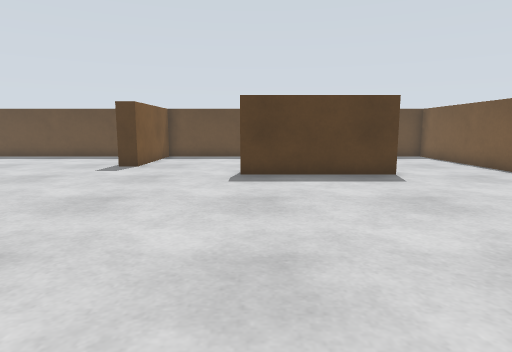
view 1 (above)

17 first-person views from a walk through a world built for the Gazebo simulator. The camera is 0.29 m above the floor, tilts 8° down and sees 75° across. The floor is counted in squares, 0.2 m on a side. Each view is taken from the middle of a square. On the plan, view 1 faces up. The plan holds only what a view shows up to about 15 squares ahead; the rest is blank. The place goes on beyond the plan.

view 2
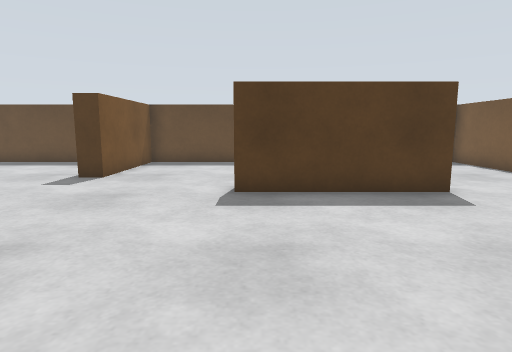

view 3
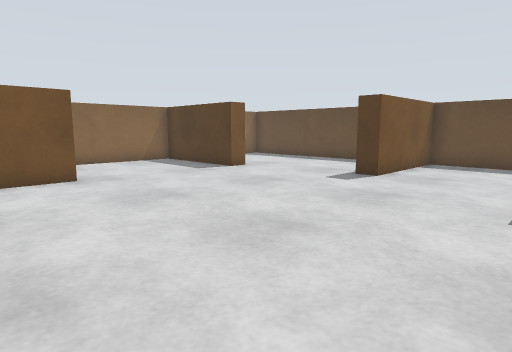

view 4
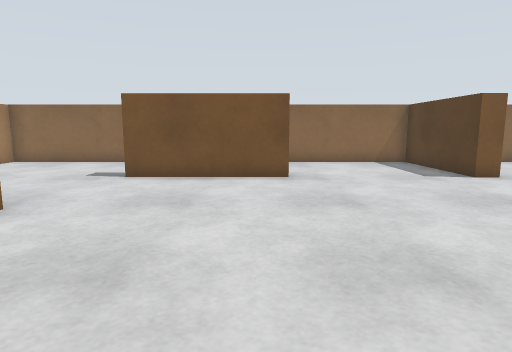

view 5
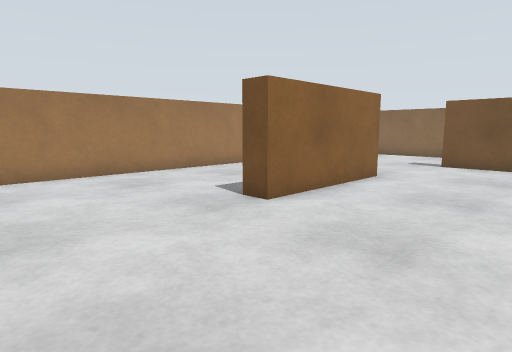

view 6
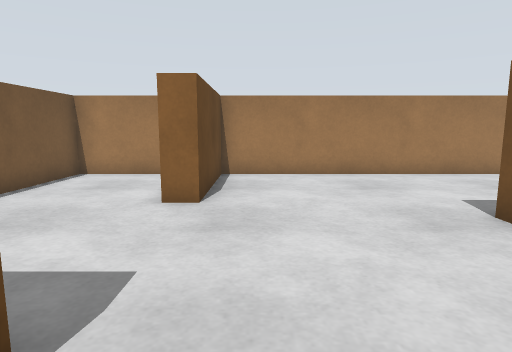

view 7
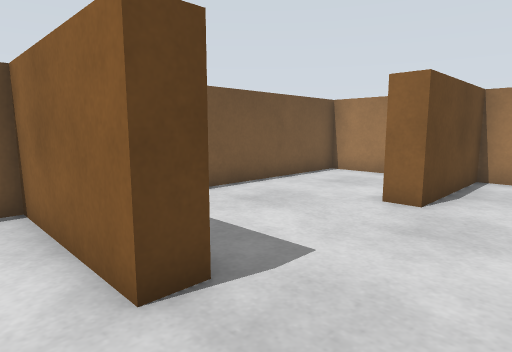

view 8
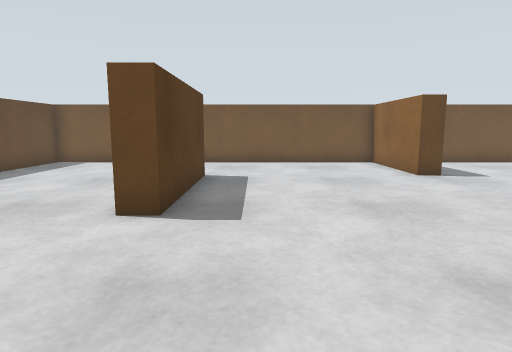

view 9
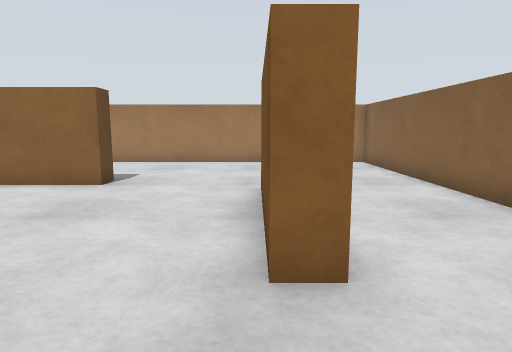

view 10
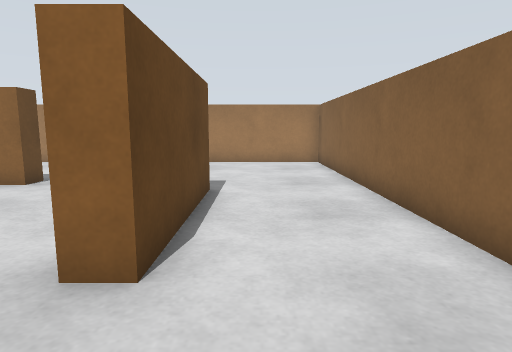

view 11
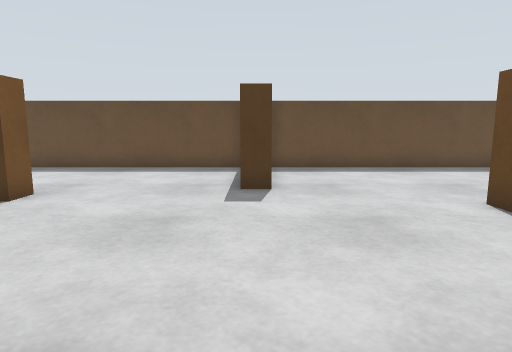

view 12
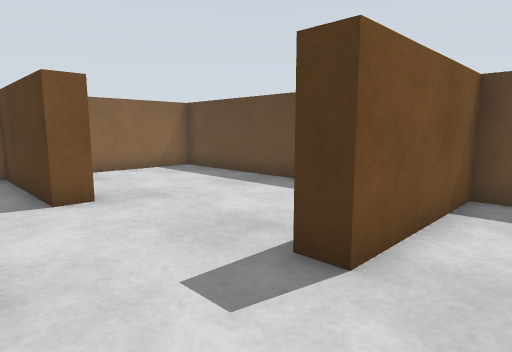

view 13
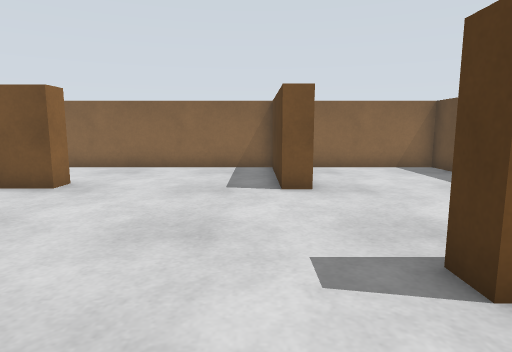

view 14
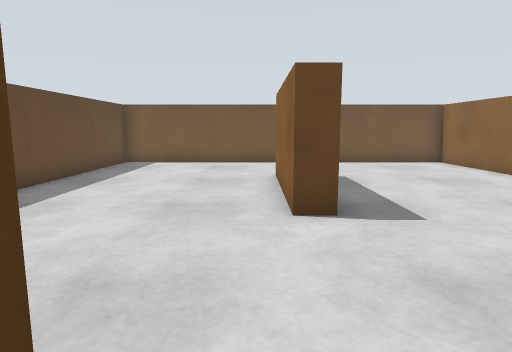

view 15
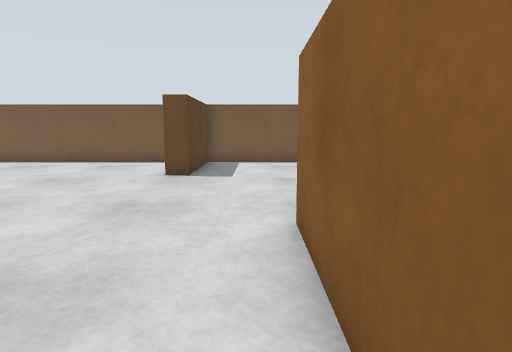

view 16
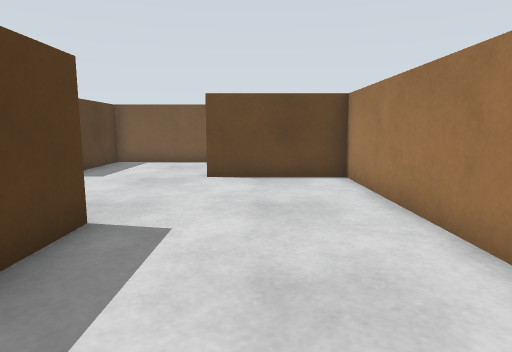

view 17
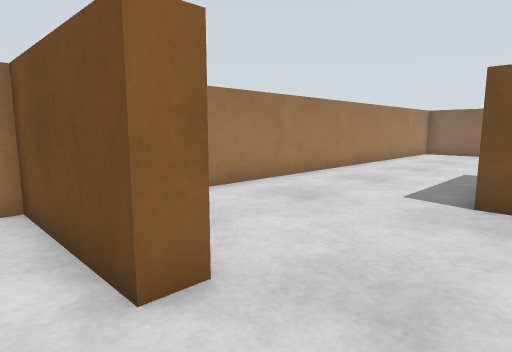

### Floor plan
Points are (right, up) in squares from view 1. A wall is a line through its corners. A room is listed if a view was taken in it or the views show most of it. See-through windows are left out.
Room 1 (views 1, 2, 3, 4, 5, 6, 7, 8, 9, 10, 11, 12, 13, 14, 15, 16)
walls: (-6, -0.4) (-6, 0.4) (-1, 0.4) (-1, -0.4) (-2.7, -0.4); (-10.1, 12.5) (-10.1, 11.6) (-14.8, 11.6) (-14.8, -5.7) (4.1, -5.7) (4.1, -1.5) (4.9, -1.5); (-10.9, 1) (-10.9, 6) (-10.1, 6) (-10.1, 1); (4.6, 10.6) (-0.5, 10.6) (-0.5, 11.4) (4.5, 11.4); (5.5, 3.1) (4.5, 3.1) (4.5, 3.9) (8.7, 3.9) (8.7, 17.7) (-4.6, 17.7) (-4.6, 13) (-5.4, 13); (-5.5, 17.7) (-14.8, 17.7) (-14.8, 13.1)
ways out: opening at (5, 0.5) to room 2
Room 2 (view 17)
walls: (4.9, -1.5) (4.9, -5.7) (8.7, -5.7) (8.7, 3.1) (5.5, 3.1)
ways out: opening at (5, 0.5) to room 1

Where each view was taken, in squares from view 1:
view 1: 0 up, 0 right, facing up
view 2: 3 up, 0 right, facing up
view 3: 3 up, 0 right, facing up-left
view 4: 5 up, 0 right, facing left
view 5: 5 up, 4 right, facing down-left
view 6: 5 up, 3 right, facing down
view 7: 5 up, 2 right, facing down-right
view 8: 9 up, 6 left, facing right
view 9: 9 up, 10 left, facing down
view 10: 9 up, 12 left, facing down
view 11: 5 up, 5 left, facing up
view 12: 10 up, 3 left, facing up-left
view 13: 11 up, 2 left, facing left
view 14: 12 up, 6 left, facing right
view 15: 1 up, 6 left, facing right
view 16: 3 down, 6 left, facing right
view 17: 1 up, 6 right, facing down-left
